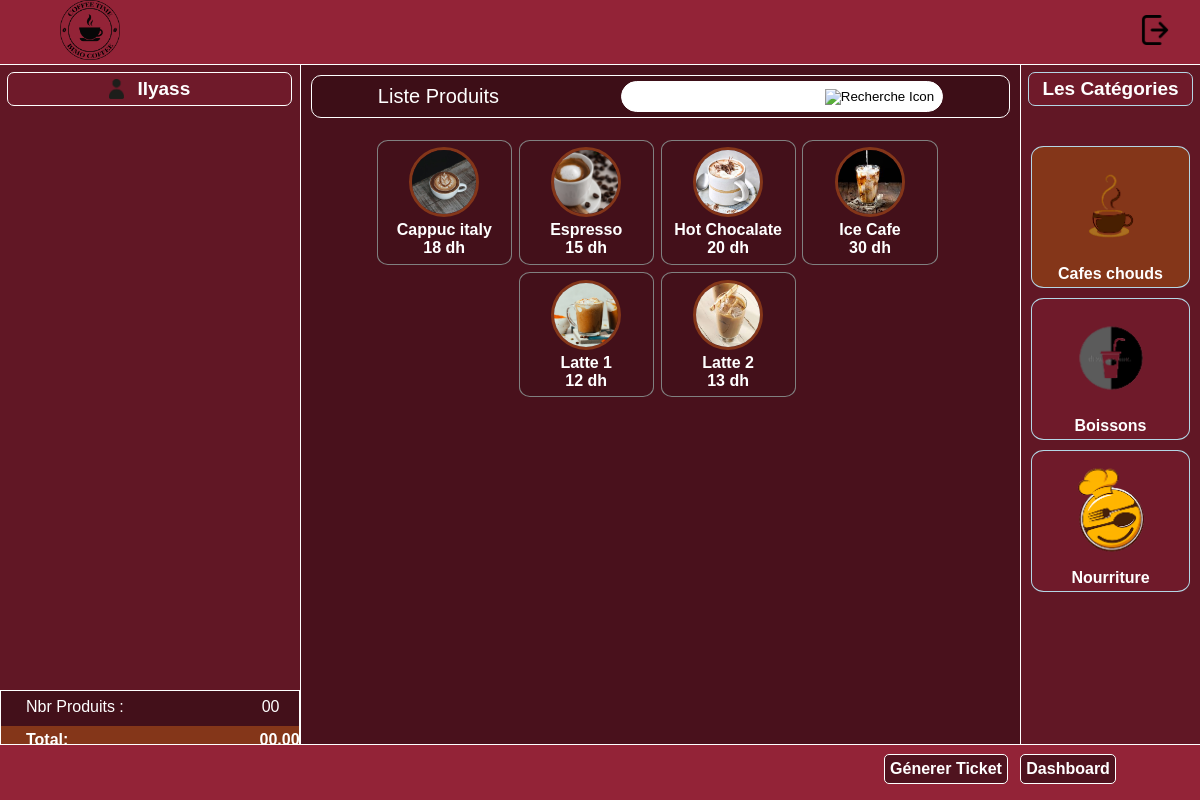
The app's page /partitions/gene-ticket.php (signed in) with its own data.
### tables this page shows
CREATE TABLE `cafe` (
  `Logo` varchar(255) DEFAULT NULL,
  `Brand` varchar(255) DEFAULT NULL,
  `Adresse` varchar(255) DEFAULT NULL,
  `Ville` varchar(255) DEFAULT NULL,
  `Telephone_Cafe` varchar(255) DEFAULT NULL,
  `Nb_Tickets` int(255) DEFAULT NULL
);

CREATE TABLE `produits` (
  `id_Prod` int(255) NOT NULL,
  `Label` varchar(255) DEFAULT NULL,
  `Prix` double DEFAULT NULL,
  `Photo` varchar(255) DEFAULT NULL,
  `Nb_Commande` int(255) DEFAULT NULL,
  `id_categorie` int(255) DEFAULT NULL
);

CREATE TABLE `categories` (
  `id_Categorie` int(255) NOT NULL,
  `Label` varchar(255) DEFAULT NULL,
  `Nb_Produits` int(255) DEFAULT NULL,
  `photo` varchar(255) DEFAULT NULL
);

### partitions/gene-ticket.php (the view, shortened to what this page needs)
<?php
include('../actions/connect.php');
$sql = "select * from `cafe`";
$result = $conn->query($sql);
if ($result->num_rows > 0) {
    while($row = $result->fetch_assoc()){
        $logo = $row['Logo'];
    }
}
?>
<!DOCTYPE html>
<html lang="en">
<head>
    <link rel="stylesheet" href="../js-css/gene-ticket.css">
</head>
<body onload="categorie('cat1')">
    <header>
        <img src="../imgs/<?php echo $logo ;?>" alt="logo cafe" width="60px">
        <span onclick="document.getElementById('logout').submit()" >
        <img src="../imgs/logout.png" alt="logout" width="30px">
        </span>
    </header>
    <div class="content">
        <div class="choix">
            <div class="caissier">
                <img src="../imgs/user.png" alt="caissier" width="15px">
                <span><?php echo $_SESSION['username']; ?></span>
            </div>
            <br><br>
            <div class="bilan">
                <div class="part1">
                    <p>Nbr Produits :</p>&nbsp;&nbsp;&nbsp;&nbsp;&nbsp;&nbsp;&nbsp;&nbsp;&nbsp;&nbsp;&nbsp;&nbsp;&nbsp;&nbsp;&nbsp;&nbsp;&nbsp;&nbsp;&nbsp;&nbsp;&nbsp;&nbsp;&nbsp;&nbsp;&nbsp;&nbsp;&nbsp;&nbsp;&nbsp;&nbsp;&nbsp;
                    <p id="nbr-produits">00</p>
                </div>
                <div class="part2">
                    <p>Total:</p>
                    <p id="global-total">00.00</p>
                </div>
            </div>
        </div>
        <div class="produits">
            <div class="head">
                <p>Liste Produits</p>
                <div class="rechercher">
                    <input type="text" id="rechercher" onkeyup="rechercher()">
                    <button><img src="../imgs/chercher.png" alt="Recherche Icon" width="30px"></button>
                </div>
            </div>
            <div class="produit" id="produits">
                <div class="pcat" id="pcat1">
                    <?php
                        $sql = "select * from produits where id_categorie=1";
                        $result = $conn->query($sql);
                        if ($result->num_rows > 0) {
                            $i=1 ;
                        while($row = $result->fetch_assoc()) {
                        $data = $row['id_categorie']*10 + $i;
                        $labelle = $row['Label'] ;
                    ?>
                    <div class="prod" id="<?php echo $labelle;?>"<?php echo'onclick="ajouter('.$data.')"';?>>
                        <img src="../imgs/<?php echo $row['Photo'];?>" alt="prod" width="70px">
                        <p id="label<?php echo $data;?>"><?php echo $row['Label'];?></p>
                        <p id="prix<?php echo $data;?>"><?php echo $row['Prix'];?> dh</p>
                    </div>
                <?php $i++; }}?>
                </div>
            </div>
        </div>
        <div class="categories">
            <p>Les Catégories</p>
            <div class="cat">
            <?php
                $sql = "select * from categories";
                $result = $conn->query($sql);
                if ($result->num_rows > 0) {
                    while($row = $result->fetch_assoc()) {
                        ?>
                        <div class="catn" id="cat<?php echo $row['id_Categorie'];?>" onclick="categorie('cat<?php echo $row['id_Categorie'];?>')">
                            <img src="../imgs/<?php echo $row['photo'];?>" alt="categorie <?php echo $row['Label'];?>" width="110px">
                            <h4><?php echo $row['Label'];?></h4>
                        </div>
                        <?php
                    }
                }
            ?>
            </div>
        </div>
    </div>
    <footer>
        <button id="generer" onclick="pushTicket()">Génerer Ticket</button>
        <button id="dashboard" onclick="window.location='dash.php'">Dashboard</button>
    </footer>
</body>
</html>

### js-css/gene-ticket.css (style rules this page uses)
* { margin: 0; padding: 0; outline: 0; box-sizing: border-box; }
body { color: black; font-family: Arial, Helvetica, sans-serif; background-color: #611725; }
header { padding-left: 5%; background-color: #932337; align-items: center; border-bottom: white solid 1.5px; }
header span { color: white; float: right; margin-right: 30px; margin-bottom: 10px; margin-top: 15px; }
.content { background-color: #611725; display: flex; flex-wrap: wrap; }
.choix { width: 25%; height:100%; background-color: #611725; }
.choix .caissier { color: white; border: solid 1.5px #ffffff; background-color: #6f1a2a; border-radius: 7px; width: 95%; padding: 5px; margin: 7px; display: flex; justify-content: center; text-align: center; align-items: center; }
.choix .caissier img { margin-right: 5%; }
.choix .caissier span { font-size: 19px; font-weight: 700; }
.bilan { color: white; position: fixed; background-color: #43101a; border: white; padding-top: 7px ; border: white solid 1.5px; width: inherit; bottom: 45px; }
.bilan .part1 { display: flex; margin-bottom: 10px; padding-left: 25px; }
.bilan .part2 { font-size: 16px; font-weight: 700; color: #ffffff; background-color: #843619; padding-left: 25px; padding-top: 5px; padding-bottom: 5px; display: flex; }
.produits { width: 60%; background-color: #49111c; min-height: 700px; border-left: white solid 1px; }
.produits .head { color: white; padding: 5px; border: solid 1px #ffffff; margin: 10px; display: flex; justify-content: space-around; align-items: center; background-color: #3d0e17; border-radius: 10px; }
.produits .head button { border: none; background-color: #49111c; }
.produits .head p { font-size: 20px; font-weight: 500; }
.produits .head .rechercher { display: flex; justify-content: center; align-items: center; border: solid white 1px; border-radius: 50px; background-color: white; }
.produits .head .rechercher input { background-color: #ffffff; padding: 7px; border: none; margin-left: 10px; }
.produits .head .rechercher img { height: 20px; width: 20px; }
.produits .head .rechercher button { background-color: #ffffff; padding: 2px; margin-right: 6px; border-radius: 50%; cursor: pointer; }
.produits .pcat { display: flex; flex-wrap: wrap; margin: 3%; justify-content: center; text-align: center; align-items: center; }
.produits .pcat .prod { justify-content: center; text-align: center; align-items: center; width: 20%; border : solid 1px gray ; border-radius: 8%; padding: 1%; height: fit-content; margin-right: 1%; margin-bottom: 1%; background-color: #43101a; }
.produits .pcat .prod p { color: white; font-weight: 700; }
.produits .pcat .prod img { border: solid 3px #843619; border-radius: 50%; }
.categories { width: 15%; background-color: #611725; border-left: rgb(255, 255, 255) solid 1px; }
.categories p { padding: 5px; border: solid 0.5px #b4d6e5; margin: 7px; text-align: center; color:white; font-size: 19px; font-weight: 600; background-color: #6f1a2a; border-radius: 7px; margin-bottom: 40px; }
.categories .cat .catn { margin: 10px ; color: white; border: solid 1px #b4d6e5; border-radius: 8%; padding: 4px; box-shadow: #748991; text-align: center; justify-content: center; align-items: center; }
#cat1 { background-color: #f20c0c; }
.categories .cat .catn img { padding: 0; }
.categories .cat .catn h4 { text-align: center; }
footer { height: 7%; position: fixed; left: 0; bottom: 0; width: 100%; text-align: center; background-color: #932337; border-top: white solid 1.5px; }
footer button { color: white; margin-top: 8.5px; border: solid 1.2px #ffffff; padding: 5px; border-radius: 5px; font-size: 16px; font-weight: 600; background-color: #4f131f; margin-left: 8px; }
#generer { margin-left: 800px; }

### records on screen
cafe: Logo (picture)
produits: Photo (picture), Label "Cappuc italy", Prix "18"
produits: Photo (picture), Label "Espresso", Prix "15"
produits: Photo (picture), Label "Hot Chocalate", Prix "20"
produits: Photo (picture), Label "Ice Cafe", Prix "30"
produits: Photo (picture), Label "Latte 1", Prix "12"
produits: Photo (picture), Label "Latte 2", Prix "13"
categories: photo (picture), Label "Cafes chouds"
categories: photo (picture), Label "Boissons"
categories: photo (picture), Label "Nourriture"

### other values on screen
$_SESSION['username'] "Ilyass"
